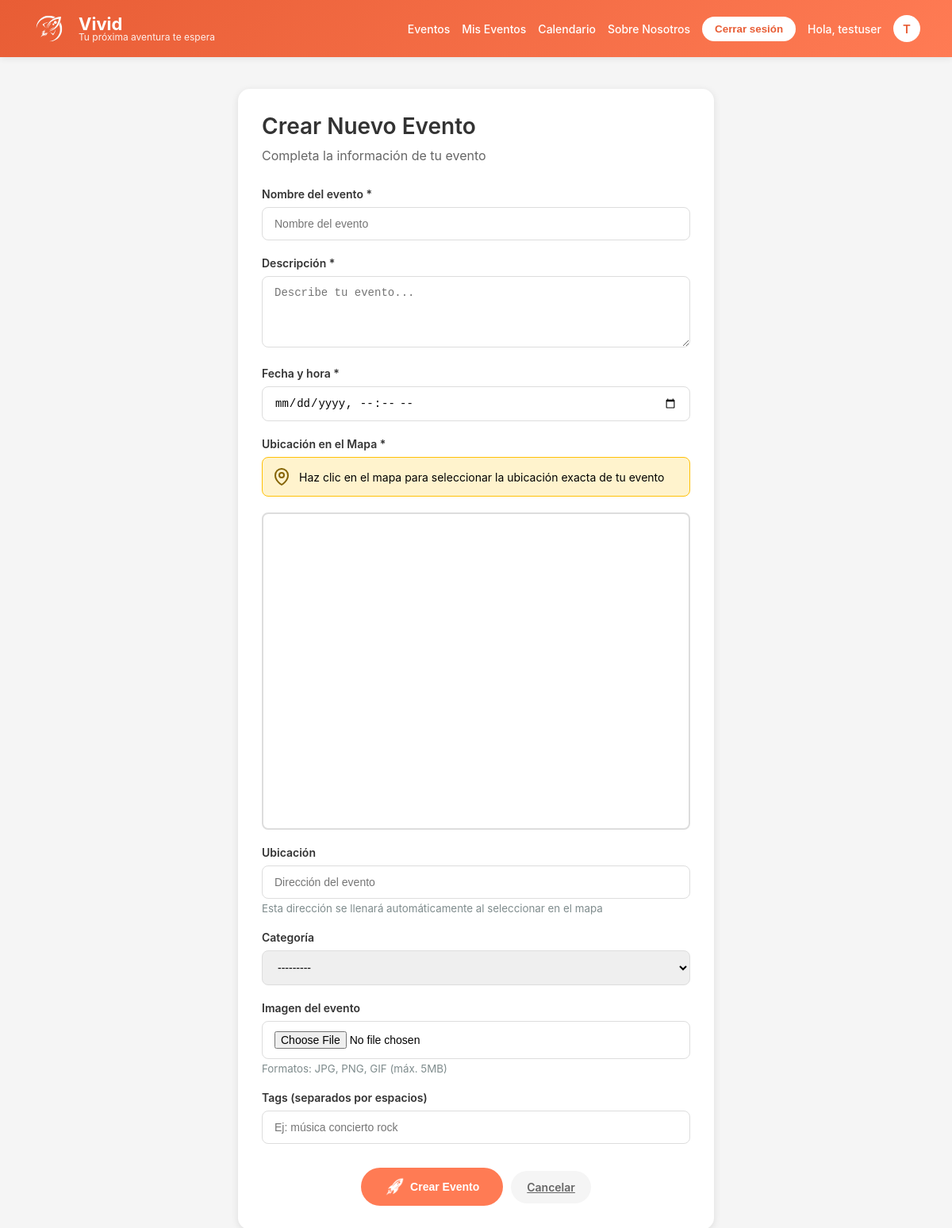
The app's page /crear/ (signed in) with its own data.
### apps/users/models.py (models this page shows)
class User(AbstractUser):
    user_id = models.BigAutoField(primary_key=True)
    photo = models.ImageField(upload_to="profile_pics/", blank=True, null=True)

### apps/events/models.py (models this page shows)
class Category(models.Model):
    cat_id = models.BigAutoField(primary_key=True)
    category = models.CharField(max_length=50, verbose_name="Categoría")
    class Meta:
        verbose_name = "Categoría"
        verbose_name_plural = "Categorías"
    def __str__(self):
        return self.category

### apps/events/views.py (the view)
# urls.py: path('crear/', views.event_create, name='event_create'),
def event_create(request):
    if request.method == "POST":
        form = EventForm(request.POST, request.FILES)
        if form.is_valid():
            ev = form.save(commit=False)
            ev.owner = request.user
            if ev.latitud is None or ev.longitud is None:
                lat, lng = geocode_address(ev.location)
                if lat is not None and lng is not None:
                    ev.latitud = lat
                    ev.longitud = lng
                else:
                    messages.warning(
                        request,
                        "No se pudo geocodificar la dirección. Se guardará sin coordenadas (no se verá en el mapa).",
                    )
            ev.save()
            HasSubs.objects.create(
                username=request.user,
                name=ev
            )
            messages.success(request, "Evento creado correctamente.")
            return redirect("events:event_detail", event_id=ev.id)
        else:
            messages.error(request, "Revisa el formulario.")
    else:
        form = EventForm()
    return render(request, "events/event_create.html", {"form": form})

### apps/events/templates/events/event_create.html (shortened to what this page needs)
{% extends 'events/base.html' %}
{% load static %}
{% block extra_css %}
<link rel="stylesheet" href="{% static 'events/css/event_create.css' %}">
{% endblock %}
{% block content %}
<div class="create-container">
    <h1 class="form-title">Crear Nuevo Evento</h1>
    <p class="form-subtitle">Completa la información de tu evento</p>
    <form method="post" enctype="multipart/form-data" id="event-form">
        <div class="form-group">
            <label class="form-label">Nombre del evento *</label>
            {{ form.name }}
        </div>
        <div class="form-group">
            <label class="form-label">Descripción *</label>
            {{ form.description }}
        </div>
        <div class="form-group">
            <label class="form-label">Fecha y hora *</label>
            {{ form.date }}
        </div>
        <div class="form-group">
            <label class="form-label">Ubicación en el Mapa *</label>
            <div class="map-instructions">
                <svg width="24" height="24" viewBox="0 0 24 24" fill="none" stroke="currentColor" stroke-width="2">
                    <path d="M12 22s-8-4.5-8-11.8A8 8 0 0 1 12 2a8 8 0 0 1 8 8.2c0 7.3-8 11.8-8 11.8z"/>
                    <circle cx="12" cy="10" r="3"/>
                </svg>
                <span>Haz clic en el mapa para seleccionar la ubicación exacta de tu evento</span>
            </div>
            <div id="map-container"></div>
        </div>
        <div class="form-group">
            <label class="form-label">Ubicación</label>
            {{ form.location }}
            <small style="color: #7f8c8d; display: block; margin-top: 4px;">
                Esta dirección se llenará automáticamente al seleccionar en el mapa
            </small>
        </div>
        <div class="form-group">
            <label class="form-label">Categoría</label>
            {{ form.category }}
        </div>
        <div class="form-group">
            <label class="form-label">Imagen del evento</label>
            {{ form.photo }}
            <small style="color: #7f8c8d; display: block; margin-top: 4px;">
                Formatos: JPG, PNG, GIF (máx. 5MB)
            </small>
        </div>
        <div class="form-group">
            <label class="form-label">Tags (separados por espacios)</label>
            {{ form.tags }}
        </div>
        <div class="form-actions">
            <button type="submit" class="btn btn-primary">
                <img src="{% static 'events/images/icons/assist-rocket.svg' %}" alt="Crear" class="btn-icon">
                Crear Evento
            </button>
            <a href="{% url 'events:event_list' %}" class="btn btn-secondary">
                Cancelar
            </a>
        </div>
    </form>
</div>
{% endblock %}

### apps/events/templates/events/base.html (shortened to what this page needs)
<!DOCTYPE html>
<html lang="es">
{% load static %}
<head>
  <link href="https://unpkg.com/maplibre-gl@5.0.1/dist/maplibre-gl.css" rel="stylesheet" />
  <link rel="stylesheet" href="{% static 'events/css/base.css' %}" />
  <link rel="stylesheet" href="{% static 'events/css/navbar.css' %}" />
  <link rel="stylesheet" href="{% static 'events/css/messages.css' %}" />
  <link rel="stylesheet" href="{% static 'events/css/calendar.css' %}" />
  {% block extra_css %}{% endblock %}
</head>
<body>
  <header class="header">
    <div class="logo-section">
      <a href="{% url 'events:event_list' %}"
        style="display: flex; align-items: center; gap: 15px; text-decoration: none;">
        <div class="logo">
          <img src="{% static 'events/images/vivid-logo.svg' %}" alt="Vivid Logo" class="logo-svg">
        </div>
        <div class="logo-text">
          <h1>Vivid</h1>
          <p>Tu próxima aventura te espera</p>
        </div>
      </a>
    </div>
    <nav class="nav-menu">
      <a href="{% url 'events:event_list' %}">Eventos</a>
      {% if user.is_authenticated %}
      <a href="{% url 'users:user_events' %}">Mis Eventos</a>
      <a href="{% url 'events:calendar' %}">Calendario</a>
      <a href="{% url 'events:about' %}">Sobre Nosotros</a>
      <form method="post" action="{% url 'account_logout' %}" style="display:inline;">
        <button type="submit" class="auth-logout-button" style="background: white; color: var(--primary-color); padding: 8px 16px; border-radius: 20px; font-weight: 600; border: none; cursor: pointer;">Cerrar sesión</button>
      </form>
      <span style="color: white; font-size: 14px;">Hola, {{ user.username }}</span>
      <div class="user-icon">
        {{ user.username|first|upper }}
      </div>
      {% endif %}
    </nav>
  </header>
  {% block content %}{% endblock %}
</body>
</html>

### apps/events/static/events/css/base.css (style rules this page uses)
* { margin: 0; padding: 0; box-sizing: border-box; }
body { font-family: -apple-system, BlinkMacSystemFont, 'Segoe UI', Roboto, Oxygen, Ubuntu, Cantarell, sans-serif; background-color: #f5f5f5; overflow-x: hidden; }
:root { --primary-color: #E85D35; --primary-hover: #D14D25; --primary-light: #FF7B54; --primary-dark: #C43D1A; --text-dark: #333; --text-medium: #666; --text-light: #888; --background-light: #f5f5f5; --white: #ffffff; --shadow-sm: 0 2px 8px rgba(0,0,0,0.08); --shadow-md: 0 4px 12px rgba(0,0,0,0.12); --shadow-lg: 0 4px 20px rgba(0,0,0,0.15); }

### apps/events/static/events/css/navbar.css (style rules this page uses)
.header { background: linear-gradient(135deg, var(--primary-color) 0%, var(--primary-light) 100%); padding: 14px 40px; display: flex; justify-content: space-between; align-items: center; box-shadow: var(--shadow-sm); position: sticky; top: 0; z-index: 1000; min-height: auto; }
.logo-section { display: flex; align-items: center; gap: 15px; }
.logo-section a { display: flex; align-items: center; gap: 15px; text-decoration: none; color: inherit; }
.logo { width: 44px; height: 44px; background: transparent; border-radius: 10px; display: flex; align-items: center; justify-content: center; padding: 5px; transition: transform 0.3s, box-shadow 0.3s; flex-shrink: 0; }
.logo-svg { width: 100%; height: 100%; object-fit: contain; display: block; }
.logo-text { display: flex; flex-direction: column; }
.logo-text h1 { color: var(--white); font-size: 22px; font-weight: 700; margin: 0; line-height: 1; }
.logo-text p { color: rgba(255, 255, 255, 0.9); font-size: 12px; margin: 0; line-height: 1; }
.nav-menu { display: flex; gap: 22px; align-items: center; flex-wrap: wrap; }
.nav-menu a { color: var(--white); text-decoration: none; font-weight: 500; font-size: 15px; transition: opacity 0.3s; position: relative; white-space: nowrap; }
.nav-menu a::after { content: ''; position: absolute; bottom: -5px; left: 0; width: 0; height: 2px; background: var(--white); transition: width 0.3s; }
.nav-menu span { color: var(--white); font-size: 14px; font-weight: 500; }
.user-icon { width: 34px; height: 34px; display: flex; align-items: center; justify-content: center; cursor: pointer; transition: transform 0.3s, box-shadow 0.3s; font-weight: 600; color: var(--primary-color); font-size: 15px; flex-shrink: 0; background: white; border-radius: 50%; }
@media (max-width: 1200px) { .nav-menu { gap: 15px; } }
@media (max-width: 1200px) { .nav-menu a { font-size: 14px; } }

### apps/events/static/events/css/event_create.css (style rules this page uses)
.create-container { max-width: 600px; margin: 40px auto; padding: 30px; background: white; border-radius: 15px; box-shadow: 0 2px 10px rgba(0,0,0,0.1); }
.form-title { font-size: 28px; font-weight: 600; color: #333; margin-bottom: 10px; }
.form-subtitle { color: #666; margin-bottom: 30px; }
.form-group { margin-bottom: 20px; }
.form-label { display: block; font-weight: 600; color: #333; margin-bottom: 8px; font-size: 14px; }
.form-input { width: 100%; padding: 12px 15px; border: 1px solid #ddd; border-radius: 8px; font-size: 14px; transition: border-color 0.3s; }
.form-actions { display: flex; gap: 10px; margin-top: 30px; justify-content: center; align-items: center; }
.btn { padding: 12px 30px; border-radius: 25px; font-weight: 600; cursor: pointer; transition: all 0.3s; border: none; font-size: 14px; display: inline-flex; align-items: center; gap: 8px; }
.btn .btn-icon { width: 24px; height: 24px; display: block; }
.btn-primary { background: #FF7B54; color: white; }
.btn-primary .btn-icon { filter: brightness(0) invert(1); }
.btn-secondary { background: #f5f5f5; color: #666; padding: 12px 20px; }

### apps/events/templates/events/event_create.html (style rules this page uses)
#map-container { height: 400px; width: 100%; margin: 20px 0; border-radius: 8px; overflow: hidden; border: 2px solid #ddd; }
.map-instructions { background: #fff3cd; border: 1px solid #ffc107; border-radius: 8px; padding: 12px; margin-bottom: 15px; display: flex; align-items: center; gap: 10px; font-size: 14px; }
.map-instructions svg { flex-shrink: 0; color: #856404; }

### records on screen
User: username "testuser", username|first "T"
Category: category "---------"
